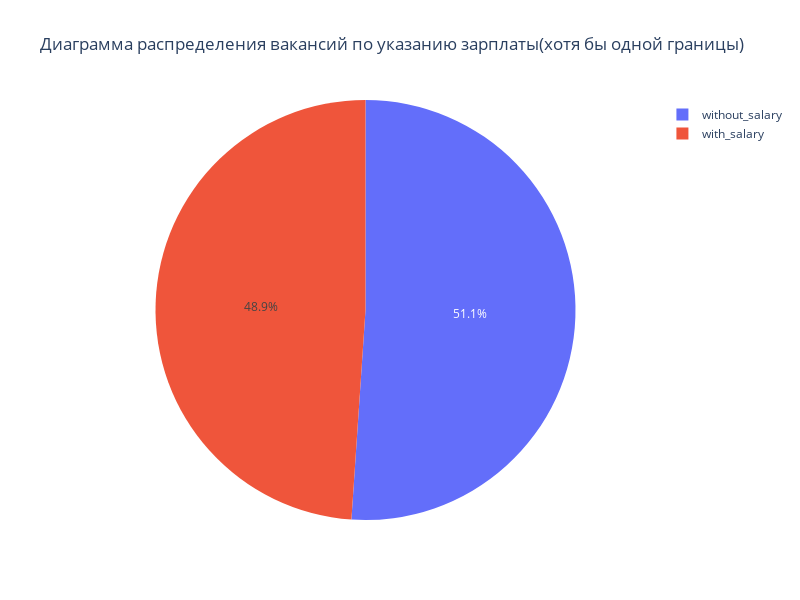

The code cell stored with this chart in its notebook:
### Code cell
# результат запроса
isSalary = pd.read_sql_query(query_add_3, connection)
connection.close() # Закрываем соединение

# Строим круговую диаграмму для визуализации полученных данных
fig = px.pie(
    isSalary,
    names='salary',
    values='vacancies_cnt',
    title='Диаграмма распределения вакансий по указанию зарплаты(хотя бы одной границы)',
    width=800,
    height=600
)


fig.show()

### Figure 1 — Plotly figure (JSON) as saved in the notebook; plotly's stock layout.template omitted (floating-point values rounded to 4 significant figures)
{"data": [{"domain": {"x": [0, 1], "y": [0, 1]}, "hovertemplate": "salary=%{label}<br>vacancies_cnt=%{value}<extra></extra>", "labels": ["without_salary", "with_salary"], "legendgroup": "", "name": "", "showlegend": true, "type": "pie", "values": [25124, 24073]}], "layout": {"height": 600, "legend": {"tracegroupgap": 0}, "title": {"text": "Диаграмма распределения вакансий по указанию зарплаты(хотя бы одной границы)"}, "width": 800}}
